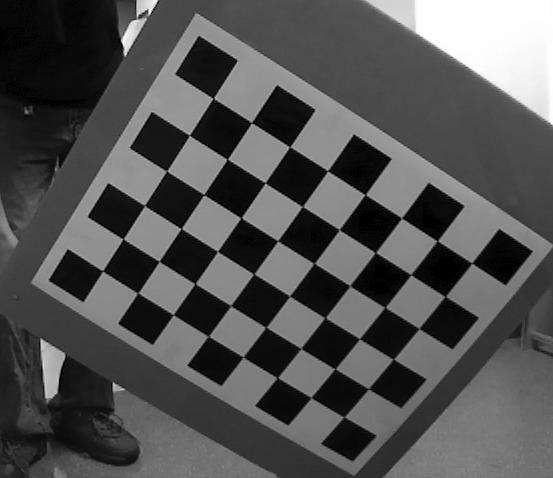
#> input picture test.jpg, 553 x 478 px
$ python -i mySift1.py   (imports and definitions only)
#> lines starting #> are read from the running program, lines starting #| are printed output that depends on the picture
#> further down, picture is the input picture: shape (478, 553, 3); min 0, max 255, mean 82.7
import cv2
import numpy as np


def getGrad(img0):
    img = cv2.GaussianBlur(img0, ksize=(7,7), sigmaX=1.03) * 1.0
    cannyKerX = np.array([[-3,-10,-3],
                            [0,0,0],
                            [3,10,3]])
    cannyKerY = np.array([[-3,0,3],
                            [-10,0,10],
                            [-3,0,3]])
    grad_x = cv2.filter2D(img, ddepth=-1, kernel=cannyKerX, anchor=(-1,-1)) / 16
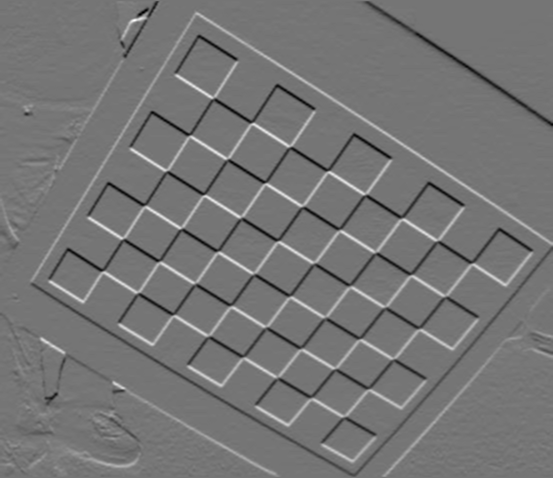
#> grad_x: shape (478, 553, 3) float64; min -83.94, max 97.81, mean -0.1; drawn with min black and max white
    grad_y = cv2.filter2D(img, ddepth=-1, kernel=cannyKerY, anchor=(-1,-1)) / 16
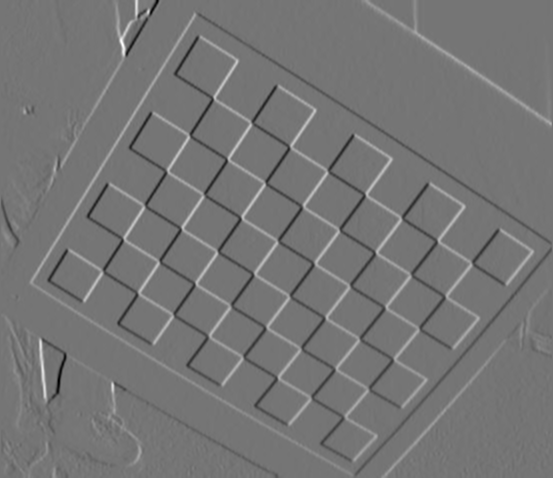
#> grad_y: shape (478, 553, 3) float64; min -113.9, max 133.8, mean 0.3; drawn with min black and max white
    grad_norm = np.power(np.add(np.power(grad_x, 2), np.power(grad_y, 2)) ,0.5)
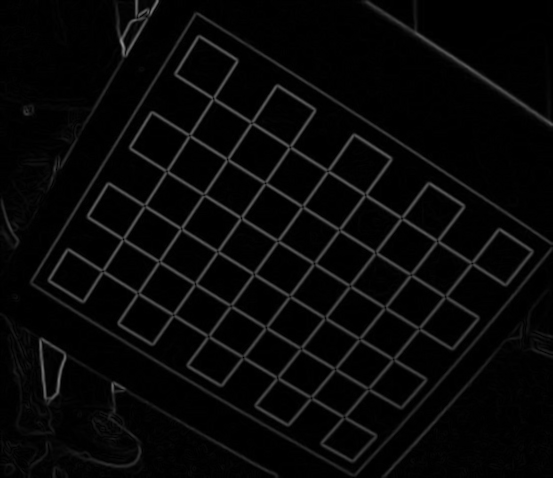
#> grad_norm: shape (478, 553, 3) float64; min 0, max 143.1, mean 7.8
    grad_direct = np.arctan(np.divide(grad_y, np.add(grad_x, 0.000001)))
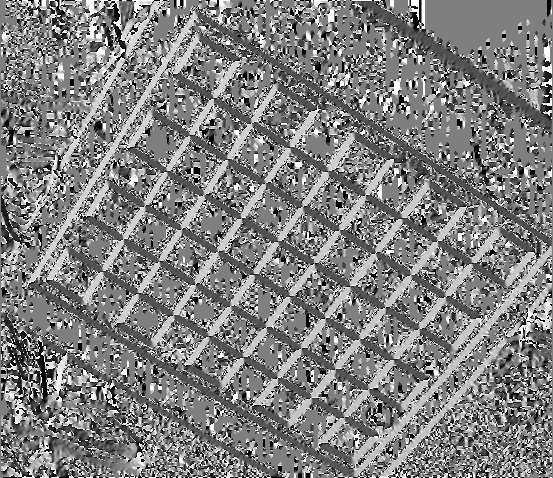
#> grad_direct: shape (478, 553, 3) float64; min -1.57, max 1.57, mean 0.00574; drawn with min black and max white
    M = grad_norm.shape[0]
#> M = 478
    N = grad_norm.shape[1]
#> N = 553
    for i in range(M):
        for j in range(N):
            if grad_x[i,j] < 0:
                grad_direct[i,j] = grad_direct[i,j] + np.pi
            if grad_direct[i,j] < 0:
                grad_direct[i,j] = grad_direct[i,j] + (np.pi*2)
    tmpimg = np.array(img0)
    # cv2.imshow("grayImg", tmpimg)
    # cv2.waitKey(0)
    for i in range(0,M,10):
        for j in range(0,N,10):
            endx = i + int(np.cos(grad_direct[i,j])*5)
            endy = j + int(np.sin(grad_direct[i,j])*5)
            tmpimg = cv2.line(tmpimg, (j,i), (endy,endx), 255)
    # cv2.imshow("theGrad", tmpimg)
    # cv2.waitKey(0)
    return grad_norm, grad_direct

# [123 lines left out: functions subGraph, getKPandDES, getIMGpyramid, drawKPDES, not called in this run]

>>> import cv2
>>> picture = cv2.imread('test.jpg')
#> (the run stopped early here; a loop or call above may not have finished)

$ run again, on c.jpg
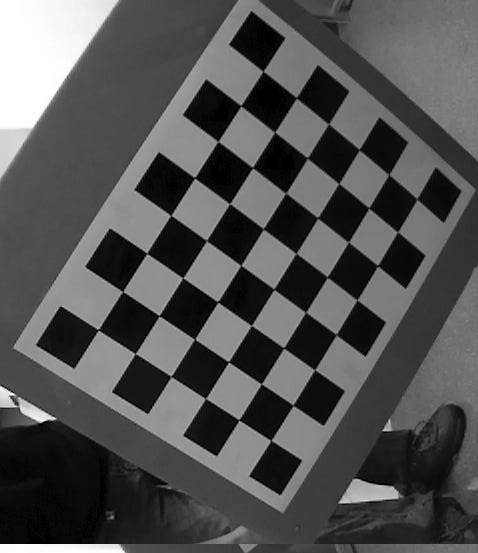
#> input picture c.jpg, 478 x 553 px
#> picture is the input picture: shape (553, 478, 3); min 0, max 255, mean 82.7
#> in getGrad, `grad_norm = np.power(np.add(np.power(grad_x, 2), np.power(grad_y, 2)) ..`:
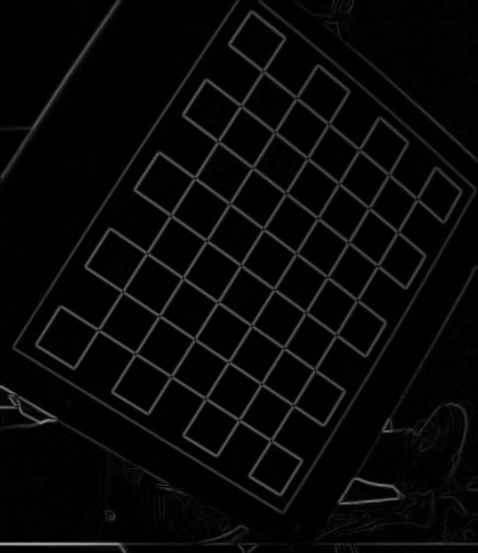
#> grad_norm: shape (553, 478, 3) float64; min 0, max 160, mean 8.1
#> in getGrad, `grad_direct = np.arctan(np.divide(grad_y, np.add(grad_x, 0.000001)))`:
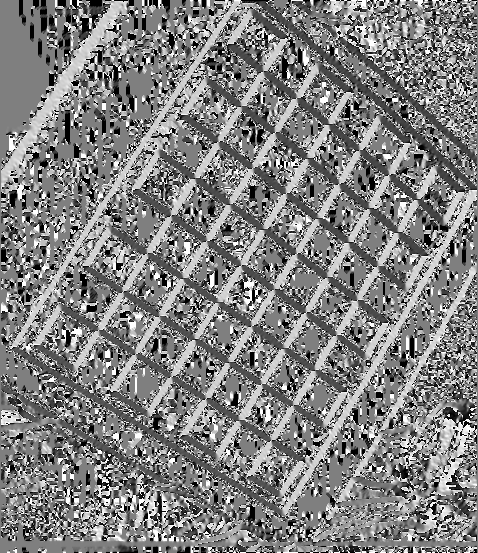
#> grad_direct: shape (553, 478, 3) float64; min -1.57, max 1.57, mean 0.0206; drawn with min black and max white
